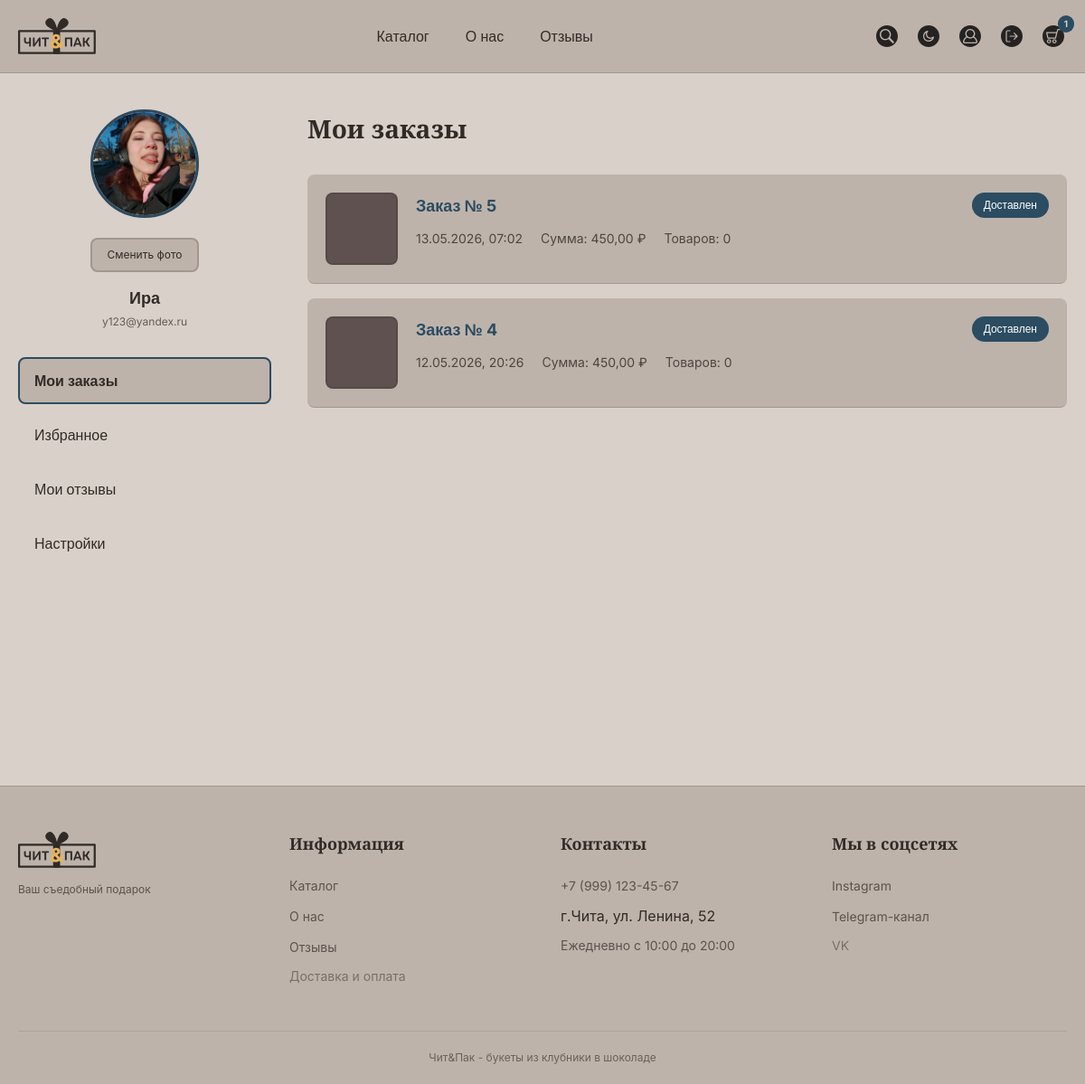
Before: /profile/ (signed in) with the older database file.
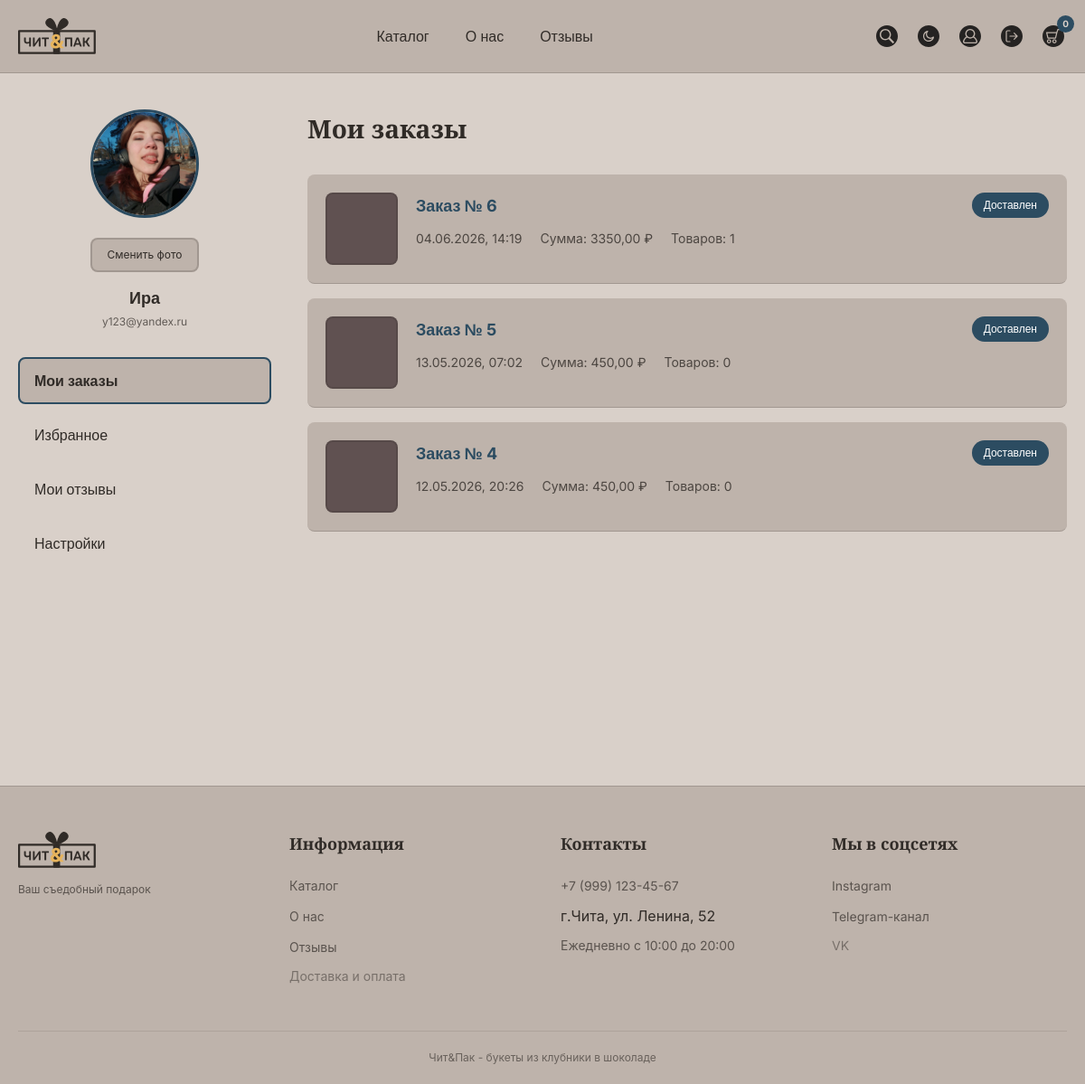
After: the same page with the newer database file.
### accounts/models.py (models this page shows, shortened)
class CustomUser(AbstractUser):
    ROLE_CHOICES = (
        ('client', 'Клиент'),
        ('admin', 'Администратор'),
    )
    role = models.CharField(max_length=10, choices=ROLE_CHOICES, default='client')
    phone = models.CharField(max_length=20, blank=True)
    address = models.TextField(blank=True)
    avatar = models.ImageField(upload_to='avatars/', blank=True, null=True)
    def is_admin_user(self):
        return self.role == 'admin' or self.is_superuser

### shop/models.py (models this page shows, shortened)
class Order(models.Model):
    STATUS_CHOICES = (
        ('pending', 'В обработке'),
        ('confirmed', 'Подтверждён'),
        ('preparing', 'Готовится'),
        ('ready', 'Готов к выдаче'),
        ('delivered', 'Доставлен'),
        ('cancelled', 'Отменён'),
    )
    user = models.ForeignKey(User, on_delete=models.CASCADE, related_name='orders')
    created_at = models.DateTimeField(auto_now_add=True)
    updated_at = models.DateTimeField(auto_now=True)
    status = models.CharField(max_length=20, choices=STATUS_CHOICES, default='pending')
    total_price = models.DecimalField(max_digits=10, decimal_places=2)
    delivery_address = models.TextField(blank=True)
    phone = models.CharField(max_length=20, blank=True)
    comment = models.TextField(blank=True)
    delivery_date = models.DateField(blank=True, null=True)
    delivery_time = models.TimeField(blank=True, null=True)

### accounts/views.py (the view, shortened to what this page needs)
# urls.py: path('profile/', accounts_views.profile, name='profile'),
@login_required
def profile(request):
    orders = Order.objects.filter(user=request.user).order_by('-created_at')
    user_reviews = Review.objects.filter(user=request.user).order_by('-created_at')
    context = {
        'orders': orders,
        'user_reviews': user_reviews,
    }
    return render(request, 'profile.html', context)

### shop/context_processors.py (called while the page is built)
def cart_count(request):
    if request.user.is_authenticated:
        cart = Cart.objects.filter(user=request.user, is_active=True).first()
        count = cart.get_total_items() if cart else 0
        return {'cart_count': count}
    return {'cart_count': 0}

### shop/models.py (called while the page is built)
    def get_total_items(self):
        return sum(item.quantity for item in self.items.all())

### templates/profile.html (shortened to what this page needs)
{% extends 'base.html' %}
{% load static %}
{% block content %}
<section class="profile-section">
    <div class="container">
        <div class="profile-layout">
            <aside class="profile-sidebar">
                <div class="profile-avatar">
                    {% if user.avatar %}
                    <img src="{{ user.avatar.url }}" alt="{{ user.username }}" class="avatar-img">
                    {% else %}
                    <div class="avatar-circle">
                        <span class="avatar-initials">{{ user.username|make_list|first|upper }}</span>
                    </div>
                    {% endif %}
                    <form method="POST" enctype="multipart/form-data" id="avatarForm" class="avatar-form">
                        <label for="avatarUpload" class="avatar-upload-btn">Сменить фото</label>
                    </form>
                    <h3 class="profile-name">{{ user.get_full_name|default:user.username }}</h3>
                    <p class="profile-email">{{ user.email }}</p>
                </div>
                <nav class="profile-nav">
                    <ul>
                        <li><a href="#orders" class="nav-link active" data-tab="orders">Мои заказы</a></li>
                        <li><a href="#favorites" class="nav-link" data-tab="favorites">Избранное</a></li>
                        <li><a href="#reviews" class="nav-link" data-tab="reviews">Мои отзывы</a></li>
                        <li><a href="#settings" class="nav-link" data-tab="settings">Настройки</a></li>
                    </ul>
                </nav>
            </aside>
            <div class="profile-content">
                <div id="orders-tab" class="tab-content active">
                    <h2 class="content-title">Мои заказы</h2>
                    {% if orders %}
                    <div class="orders-list">
                        {% for order in orders %}
                        <div class="order-card" onclick="showOrderDetails({{ order.id }})">
                            <div class="order-image">
                                {% if order.items.first.product.image %}
                                <img src="{{ order.items.first.product.image.url }}" alt="Заказ #{{ order.id }}">
                                {% else %}
                                <div class="order-image-placeholder"></div>
                                {% endif %}
                            </div>
                            <div class="order-info">
                                <div class="order-header">
                                    <h3 class="order-number">Заказ № {{ order.id }}</h3>
                                    <span class="order-status status-{{ order.status }}">
                                        {{ order.get_status_display }}
                                    </span>
                                </div>
                                <div class="order-details">
                                    <p class="order-date">{{ order.created_at|date:"d.m.Y, H:i" }}</p>
                                    <p class="order-amount">Сумма: {{ order.total_price }} ₽</p>
                                    <p class="order-items-count">Товаров: {{ order.items.count }}</p>
                                </div>
                            </div>
                        </div>
                        {% endfor %}
                    </div>
                    {% else %}
                    <div class="empty-orders">
                        <p>У вас пока нет заказов</p>
                        <a href="/catalog/" class="btn-primary">Перейти в каталог</a>
                    </div>
                    {% endif %}
                </div>
            </div>
        </div>
    </div>
</section>
{% endblock %}

### templates/base.html (shortened to what this page needs)
{% load static %}
<!DOCTYPE html>
<html lang="ru">
<head>
    <link rel="stylesheet" href="{% static 'css/style.css' %}">
</head>
<body>
    <header class="site-header">
        <div class="container">
            <div class="header-content">
                <div class="logo-wrapper">
                    <a href="/" class="logo">
                        <img src="{% static 'img/logo.svg' %}" alt="Чит&Пак" class="logo-light">
                    </a>
                </div>
                <nav class="site-nav">
                    <ul>
                        <li><a href="/catalog/">Каталог</a></li>
                        <li><a href="/about/">О нас</a></li>
                        <li><a href="/reviews/">Отзывы</a></li>
                    </ul>
                </nav>
                <div class="site-actions">
                    <button id="searchToggle" class="action-btn search-btn">
                        <img src="{% static 'img/search-1.svg' %}" alt="Поиск">
                    </button>
                    <button id="themeToggle" class="action-btn theme-btn">
                        <img src="{% static 'img/moon-1.svg' %}" alt="Тема">
                    </button>
                    {% if user.is_authenticated %}
                    <a href="/profile/" class="action-btn profile-btn">
                        <img src="{% static 'img/lk-1.svg' %}" alt="Профиль">
                    </a>
                    <a href="/logout/" class="action-btn logout-btn">
                        <img src="{% static 'img/ex-1.svg' %}" alt="Выйти">
                    </a>
                    {% else %}
                    <a href="/login/" class="action-btn login-btn">
                        <img src="{% static 'img/en-1.svg' %}" alt="Войти">
                    </a>
                    {% endif %}
                    <a href="/cart/" class="action-btn cart-btn">
                        <img src="{% static 'img/cart-1.svg' %}" alt="Корзина">
                        <span class="cart-count">{{ cart_count }}</span>
                    </a>
                </div>
            </div>
        </div>
    </header>
    <main>
        {% block content %}{% endblock %}
    </main>
<footer class="site-footer">
    <div class="container">
        <div class="footer-content">
            <div class="footer-column">
                <div class="footer-logo">
                    <img src="{% static 'img/logo.svg' %}" alt="Чит&Пак" class="logo-light">
                </div>
                <p class="footer-tagline">Ваш съедобный подарок</p>
            </div>
            <div class="footer-column">
                <h4 class="footer-title">Информация</h4>
                <ul class="footer-links">
                    <li><a href="/catalog/">Каталог</a></li>
                    <li><a href="/about/">О нас</a></li>
                    <li><a href="/reviews/">Отзывы</a></li>
                    <li><a href="#">Доставка и оплата</a></li>
                </ul>
            </div>
            <div class="footer-column">
                <h4 class="footer-title">Контакты</h4>
                <ul class="footer-links">
                    <li><a href="tel:+79991234567">+7 (999) 123-45-67</a></li>
                    <li>г.Чита, ул. Ленина, 52</li>
                    <li>Ежедневно с 10:00 до 20:00</li>
                </ul>
            </div>
            <div class="footer-column">
                <h4 class="footer-title">Мы в соцсетях</h4>
                <ul class="footer-links">
                    <li><a href="#">Instagram</a></li>
                    <li><a href="#">Telegram-канал</a></li>
                    <li><a href="#">VK</a></li>
                </ul>
            </div>
        </div>
        <div class="footer-bottom">
            <p>Чит&Пак - букеты из клубники в шоколаде</p>
        </div>
    </div>
</footer>
</body>
</html>

### templates/profile.html (style rules this page uses)
.profile-section { padding: 40px 0 60px; background: var(--bg-page); min-height: calc(100vh - 72px); }
.profile-layout { display: flex; gap: 40px; }
.profile-sidebar { width: 280px; flex-shrink: 0; }
.profile-avatar { text-align: center; margin-bottom: 30px; }
.avatar-img { width: 120px; height: 120px; border-radius: 50%; object-fit: cover; margin: 0 auto 16px; border: 3px solid var(--accent); }
.avatar-form { margin-bottom: 15px; }
.avatar-upload-btn { display: inline-block; padding: 8px 16px; background: var(--bg-card); border: 2px solid var(--border-color); border-radius: var(--radius); cursor: pointer; font-size: 12px; transition: all 0.3s ease; }
.profile-name { font-family: 'Inter', sans-serif; font-weight: 700; font-size: 18px; color: var(--text-primary); margin-top: 10px; }
.profile-email { font-size: 12px; opacity: 0.7; margin-top: 4px; }
.profile-nav ul { list-style: none; }
.profile-nav li { margin-bottom: 8px; }
.nav-link { display: block; padding: 12px 16px; font-family: 'Inter', sans-serif; font-weight: 500; font-size: 16px; color: var(--text-primary); text-decoration: none; border: 2px solid transparent; border-radius: var(--radius); transition: all 0.3s ease; }
.nav-link.active { background: var(--bg-card); border-color: var(--accent); font-weight: 600; }
.profile-content { flex: 1; }
.tab-content { display: none; }
.tab-content.active { display: block; }
.content-title { font-family: 'Playfair Display', serif; font-weight: 600; font-size: 28px; color: var(--text-primary); margin-bottom: 30px; }
.orders-list { display: flex; flex-direction: column; gap: 16px; }
.order-card { display: flex; gap: 20px; padding: 20px; background: var(--bg-card); border-radius: var(--radius); transition: all 0.3s ease; cursor: pointer; }
.order-image { width: 80px; height: 80px; flex-shrink: 0; background: #605151; border-radius: var(--radius); overflow: hidden; }
.order-image-placeholder { width: 100%; height: 100%; background: #605151; }
.order-info { flex: 1; }
.order-header { display: flex; justify-content: space-between; align-items: center; margin-bottom: 12px; flex-wrap: wrap; gap: 10px; }
.order-number { font-family: 'Inter', sans-serif; font-weight: 700; font-size: 18px; color: var(--accent); }
.order-details { display: flex; flex-wrap: wrap; gap: 20px; }
.order-details p { font-size: 14px; color: var(--text-primary); opacity: 0.8; }
.order-status { display: inline-block; padding: 4px 12px; font-size: 12px; font-weight: 500; border-radius: 20px; }
.status-delivered { background: #2c4c61; color: white; }

Changed rows visible on the page:
added Order: id "6", status "Доставлен", created_at "04.06.2026, 14:19", total_price "3350,00", items.count "1"
Other visible differences:
{{ cart_count }}: "1" → "0"
